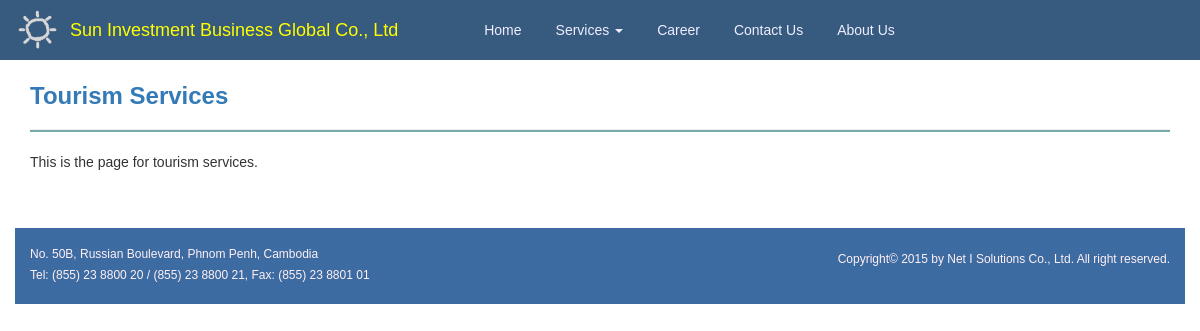
The page /page/view/1 on the database its author committed.
### tables this page shows
CREATE TABLE IF NOT EXISTS `page` (
  `pageid` int(11) NOT NULL AUTO_INCREMENT,
  `title` varchar(255) NOT NULL,
  `description` longtext NOT NULL,
  `url` varchar(255) NOT NULL,
  PRIMARY KEY (`pageid`)
);

CREATE TABLE IF NOT EXISTS `footer` (
  `id` int(11) NOT NULL AUTO_INCREMENT,
  `address` text,
  `copyright` text,
  PRIMARY KEY (`id`)
);

### sunweb/controllers/Page.php (called while the page is built, shortened)
<?php
class Page extends CI_Controller{
    public function __construct() {
        $this->load->model('PageModel');
        $this->load->model('MenuModel');
    }
    public function view()
    {
        $id = $this->uri->segment(3);
        $data['menus'] = $this->MenuModel->getMainMenu();
        $data['page'] = $this->PageModel->getPageById($id);
        $data['subs'] = $this->MenuModel->getSubMenu();
		$page = $data['page'];
		$data['title'] = $page[0]->title;
        $data['MyClass'] =  $this;
        $this->load->view('template/header', $data);
        $this->load->view('template/page-view');
        $this->load->view('template/footer');
    }
}

### index.php (called while the page is built, shortened)
<?php
require_once BASEPATH.'core/CI.php';

### sunsys/core/Controller.php (called while the page is built, shortened)
<?php
class CI_Controller {
	private static $instance;
	public function __construct()
	{
		self::$instance =& $this;
	}
	public static function &get_instance()
	{
		return self::$instance;
	}
}

### sunsys/core/Model.php (called while the page is built, shortened)
<?php
class CI_Model {
	public function __get($key)
	{
		return get_instance()->$key;
	}
}

### sunsys/database/DB_query_builder.php (called while the page is built, shortened)
<?php
abstract class CI_DB_query_builder extends CI_DB_driver {
	protected $qb_select			= array();
	protected $qb_distinct			= FALSE;
	protected $qb_from			= array();
	protected $qb_orderby			= array();
	protected $qb_caching				= FALSE;
	public function from($from)
	{
		foreach ((array) $from as $val)
		{
			if (strpos($val, ',') !== FALSE)
			{
				foreach (explode(',', $val) as $v)
				{
					$v = trim($v);
					$this->_track_aliases($v);
					$this->qb_from[] = $v = $this->protect_identifiers($v, TRUE, NULL, FALSE);
					if ($this->qb_caching === TRUE)
					{
						$this->qb_cache_from[] = $v;
						$this->qb_cache_exists[] = 'from';
					}
				}
			}
			else
			{
				$val = trim($val);
				$this->qb_from[] = $val = $this->protect_identifiers($val, TRUE, NULL, FALSE);
			}
		}
		return $this;
	}
	public function where($key, $value = NULL, $escape = NULL)
	{
		return $this->_wh('qb_where', $key, $value, 'AND ', $escape);
	}
	protected function _wh($qb_key, $key, $value = NULL, $type = 'AND ', $escape = NULL)
	{
		$qb_cache_key = ($qb_key === 'qb_having') ? 'qb_cache_having' : 'qb_cache_where';
		is_bool($escape) OR $escape = $this->_protect_identifiers;
		foreach ($key as $k => $v)
		{
			$prefix = (count($this->$qb_key) === 0 && count($this->$qb_cache_key) === 0)
				? $this->_group_get_type('')
				: $this->_group_get_type($type);
			if ($v !== NULL)
			{
				if ($escape === TRUE)
				{
					$v = ' '.$this->escape($v);
				}
				if ( ! $this->_has_operator($k))
				{
					$k .= ' = ';
				}
			}
			elseif ( ! $this->_has_operator($k))
			{
				$k .= ' IS NULL';
			}
			elseif (preg_match('/\s*(!?=|<>|IS(?:\s+NOT)?)\s*$/i', $k, $match, PREG_OFFSET_CAPTURE))
			{
				$k = substr($k, 0, $match[0][1]).($match[1][0] === '=' ? ' IS NULL' : ' IS NOT NULL');
			}
		}
		return $this;
	}
	protected function _group_get_type($type)
	{
		return $type;
	}
	public function order_by($orderby, $direction = '', $escape = NULL)
	{
		$direction = strtoupper(trim($direction));
		if ($direction === 'RANDOM')
		{
			$direction = '';
			$orderby = ctype_digit((string) $orderby)
				? sprintf($this->_random_keyword[1], $orderby)
				: $this->_random_keyword[0];
		}
		elseif (empty($orderby))
		{
			return $this;
		}
		elseif ($direction !== '')
		{
			$direction = in_array($direction, array('ASC', 'DESC'), TRUE) ? ' '.$direction : '';
		}
		is_bool($escape) OR $escape = $this->_protect_identifiers;
		if ($escape === FALSE)
		{
			$qb_orderby[] = array('field' => $orderby, 'direction' => $direction, 'escape' => FALSE);
		}
		else
		{
			$qb_orderby = array();
			foreach (explode(',', $orderby) as $field)
			{
				$qb_orderby[] = ($direction === '' && preg_match('/\s+(ASC|DESC)$/i', rtrim($field), $match, PREG_OFFSET_CAPTURE))
					? array('field' => ltrim(substr($field, 0, $match[0][1])), 'direction' => ' '.$match[1][0], 'escape' => TRUE)
					: array('field' => trim($field), 'direction' => $direction, 'escape' => TRUE);
			}
		}
		$this->qb_orderby = array_merge($this->qb_orderby, $qb_orderby);
		return $this;
	}
	public function get_where($table = '', $where = NULL, $limit = NULL, $offset = NULL)
	{
		$result = $this->query($this->_compile_select());
		return $result;
	}
	protected function _compile_select($select_override = FALSE)
	{
		if ($select_override !== FALSE)
		{
			$sql = $select_override;
		}
		else
		{
			$sql = ( ! $this->qb_distinct) ? 'SELECT ' : 'SELECT DISTINCT ';
			if (count($this->qb_select) === 0)
			{
				$sql .= '*';
			}
		}
		if (count($this->qb_from) > 0)
		{
			$sql .= "\nFROM ".$this->_from_tables();
		}
		$sql .= $this->_compile_wh('qb_where')
			.$this->_compile_group_by()
			.$this->_compile_wh('qb_having')
			.$this->_compile_order_by();
		return $sql;
	}
	protected function _compile_wh($qb_key)
	{
		if (count($this->$qb_key) > 0)
		{
			for ($i = 0, $c = count($this->$qb_key); $i < $c; $i++)
			{
				$conditions = preg_split(
					'/((?:^|\s+)AND\s+|(?:^|\s+)OR\s+)/i',
					$this->{$qb_key}[$i]['condition'],
					-1,
					PREG_SPLIT_DELIM_CAPTURE | PREG_SPLIT_NO_EMPTY
				);
				for ($ci = 0, $cc = count($conditions); $ci < $cc; $ci++)
				{
					if (($op = $this->_get_operator($conditions[$ci])) === FALSE
						OR ! preg_match('/^(\(?)(.*)('.preg_quote($op, '/').')\s*(.*(?<!\)))?(\)?)$/i', $conditions[$ci], $matches))
					{
						continue;
					}
					if ( ! empty($matches[4]))
					{
						$this->_is_literal($matches[4]) OR $matches[4] = $this->protect_identifiers(trim($matches[4]));
						$matches[4] = ' '.$matches[4];
					}
					$conditions[$ci] = $matches[1].$this->protect_identifiers(trim($matches[2]))
						.' '.trim($matches[3]).$matches[4].$matches[5];
				}
			}
			return ($qb_key === 'qb_having' ? "\nHAVING " : "\nWHERE ")
				.implode("\n", $this->$qb_key);
		}
		return '';
	}
	protected function _compile_group_by()
	{
		return '';
	}
	protected function _compile_order_by()
	{
		if (is_array($this->qb_orderby) && count($this->qb_orderby) > 0)
		{
			for ($i = 0, $c = count($this->qb_orderby); $i < $c; $i++)
			{
				if ($this->qb_orderby[$i]['escape'] !== FALSE && ! $this->_is_literal($this->qb_orderby[$i]['field']))
				{
					$this->qb_orderby[$i]['field'] = $this->protect_identifiers($this->qb_orderby[$i]['field']);
				}
				$this->qb_orderby[$i] = $this->qb_orderby[$i]['field'].$this->qb_orderby[$i]['direction'];
			}
			return $this->qb_orderby = "\nORDER BY ".implode(', ', $this->qb_orderby);
		}
		elseif (is_string($this->qb_orderby))
		{
			return $this->qb_orderby;
		}
		return '';
	}
	protected function _is_literal($str)
	{
		$str = trim($str);
		static $_str;
		if (empty($_str))
		{
			$_str = ($this->_escape_char !== '"')
				? array('"', "'") : array("'");
		}
		return in_array($str[0], $_str, TRUE);
	}
}

### sunsys/database/DB_driver.php (called while the page is built, shortened)
<?php
abstract class CI_DB_driver {
	public $char_set		= 'utf8';
	public $pconnect		= FALSE;
	public $db_debug		= FALSE;
	public $save_queries		= TRUE;
	protected $_trans_depth		= 0;
	protected $_protect_identifiers		= TRUE;
	protected $_reserved_identifiers	= array('*');
	protected $_escape_char = '"';
	protected $_like_escape_str = " ESCAPE '%s' ";
	protected $_like_escape_chr = '!';
	public function initialize()
	{
		$this->conn_id = $this->db_connect($this->pconnect);
		return $this->db_set_charset($this->char_set);
	}
	public function db_set_charset($charset)
	{
		return TRUE;
	}
	public function query($sql, $binds = FALSE, $return_object = NULL)
	{
		$time_start = microtime(TRUE);
		if (FALSE === ($this->result_id = $this->simple_query($sql)))
		{
			if ($this->save_queries === TRUE)
			{
				$this->query_times[] = 0;
			}
			if ($this->_trans_depth !== 0)
			{
				$this->_trans_status = FALSE;
			}
			$error = $this->error();
			log_message('error', 'Query error: '.$error['message'].' - Invalid query: '.$sql);
			if ($this->db_debug)
			{
				if ($this->_trans_depth !== 0)
				{
					do
					{
						$this->trans_complete();
					}
					while ($this->_trans_depth !== 0);
				}
				return $this->display_error(array('Error Number: '.$error['code'], $error['message'], $sql));
			}
			return FALSE;
		}
		$time_end = microtime(TRUE);
		$RES		= new $driver($this);
		return $RES;
	}
	public function simple_query($sql)
	{
		return $this->_execute($sql);
	}
	public function is_write_type($sql)
	{
		return (bool) preg_match('/^\s*"?(SET|INSERT|UPDATE|DELETE|REPLACE|CREATE|DROP|TRUNCATE|LOAD|COPY|ALTER|RENAME|GRANT|REVOKE|LOCK|UNLOCK|REINDEX)\s/i', $sql);
	}
	public function escape($str)
	{
		if (is_array($str))
		{
			$str = array_map(array(&$this, 'escape'), $str);
			return $str;
		}
		elseif (is_string($str) OR (is_object($str) && method_exists($str, '__toString')))
		{
			return "'".$this->escape_str($str)."'";
		}
		elseif (is_bool($str))
		{
			return ($str === FALSE) ? 0 : 1;
		}
		elseif ($str === NULL)
		{
			return 'NULL';
		}
		return $str;
	}
	public function escape_str($str, $like = FALSE)
	{
		$str = $this->_escape_str($str);
		return $str;
	}
	public function escape_identifiers($item)
	{
		static $preg_ec = array();
		if (empty($preg_ec))
		{
			if (is_array($this->_escape_char))
			{
				$preg_ec = array(
					preg_quote($this->_escape_char[0], '/'),
					preg_quote($this->_escape_char[1], '/'),
					$this->_escape_char[0],
					$this->_escape_char[1]
				);
			}
			else
			{
				$preg_ec[0] = $preg_ec[1] = preg_quote($this->_escape_char, '/');
				$preg_ec[2] = $preg_ec[3] = $this->_escape_char;
			}
		}
		return preg_replace('/'.$preg_ec[0].'?([^'.$preg_ec[1].'\.]+)'.$preg_ec[1].'?(\.)?/i', $preg_ec[2].'$1'.$preg_ec[3].'$2', $item);
	}
	protected function _has_operator($str)
	{
		return (bool) preg_match('/(<|>|!|=|\sIS NULL|\sIS NOT NULL|\sEXISTS|\sBETWEEN|\sLIKE|\sIN\s*\(|\s)/i', trim($str));
	}
	protected function _get_operator($str)
	{
		static $_operators;
		if (empty($_operators))
		{
			$_les = ($this->_like_escape_str !== '')
				? '\s+'.preg_quote(trim(sprintf($this->_like_escape_str, $this->_like_escape_chr)), '/')
				: '';
			$_operators = array(
				'\s*(?:<|>|!)?=\s*',
				'\s*<>?\s*',
				'\s*>\s*',
				'\s+IS NULL',
				'\s+IS NOT NULL',
				'\s+EXISTS\s*\([^\)]+\)',
				'\s+NOT EXISTS\s*\([^\)]+\)',
				'\s+BETWEEN\s+',
				'\s+IN\s*\([^\)]+\)',
				'\s+NOT IN\s*\([^\)]+\)',
				'\s+LIKE\s+\S.*('.$_les.')?',
				'\s+NOT LIKE\s+\S.*('.$_les.')?'
			);
		}
		return preg_match('/'.implode('|', $_operators).'/i', $str, $match)
			? $match[0] : FALSE;
	}
	public function protect_identifiers($item, $prefix_single = FALSE, $protect_identifiers = NULL, $field_exists = TRUE)
	{
		if ( ! is_bool($protect_identifiers))
		{
			$protect_identifiers = $this->_protect_identifiers;
		}
		$item = preg_replace('/\s+/', ' ', trim($item));
		if ($offset = strripos($item, ' AS '))
		{
			$alias = ($protect_identifiers)
				? substr($item, $offset, 4).$this->escape_identifiers(substr($item, $offset + 4))
				: substr($item, $offset);
			$item = substr($item, 0, $offset);
		}
		elseif ($offset = strrpos($item, ' '))
		{
			$alias = ($protect_identifiers)
				? ' '.$this->escape_identifiers(substr($item, $offset + 1))
				: substr($item, $offset);
			$item = substr($item, 0, $offset);
		}
		else
		{
			$alias = '';
		}
		if ($protect_identifiers === TRUE && ! in_array($item, $this->_reserved_identifiers))
		{
			$item = $this->escape_identifiers($item);
		}
		return $item.$alias;
	}
}

### sunsys/database/drivers/mysqli/mysqli_driver.php (called while the page is built, shortened)
<?php
class CI_DB_mysqli_driver extends CI_DB {
	public $compress = FALSE;
	public function db_connect($persistent = FALSE)
	{
		if ($this->hostname[0] === '/')
		{
			$hostname = NULL;
			$port = NULL;
			$socket = $this->hostname;
		}
		else
		{
			$hostname = ($persistent === TRUE && is_php('5.3'))
				? 'p:'.$this->hostname : $this->hostname;
			$port = empty($this->port) ? NULL : $this->port;
			$socket = NULL;
		}
		$client_flags = ($this->compress === TRUE) ? MYSQLI_CLIENT_COMPRESS : 0;
		$mysqli = mysqli_init();
		$mysqli->options(MYSQLI_OPT_CONNECT_TIMEOUT, 10);
		if ($mysqli->real_connect($hostname, $this->username, $this->password, $this->database, $port, $socket, $client_flags))
		{
			return $mysqli;
		}
		return FALSE;
	}
	protected function _execute($sql)
	{
		return $this->conn_id->query($this->_prep_query($sql));
	}
	protected function _prep_query($sql)
	{
		return $sql;
	}
	protected function _escape_str($str)
	{
		return $this->conn_id->real_escape_string($str);
	}
	protected function _from_tables()
	{
		return implode(', ', $this->qb_from);
	}
}

### sunweb/models/MenuModel.php (called while the page is built, shortened)
<?php
class MenuModel extends CI_Model{
    public function getMainMenu(){
        $this->db->order_by('orderno','asc');
        $query = $this->db->get_where('menu',array('type'=>'main'));
        return $query->result();
    }
}

### sunweb/ui/template/page-view.php (the view)
<div class="row">
    <div class="col-sm-12">
        <h3 class="text-primary"><b><?php echo $page[0]->title; ?></b></h3>
        <hr class="hr" />
    </div>
</div>
<div class="row">
    <div class="col-sm-12">
        <?php echo $page[0]->description; ?>
    </div>
</div>

### sunweb/ui/template/footer.php
<?php
 $con = mysqli_connect($this->db->hostname,$this->db->username,$this->db->password,$this->db->database);
 $sql ="select * from footer";
 $result = mysqli_query($con, $sql);
 $address = "";
 $copyright = "";
 while($row=  mysqli_fetch_array($result)){
     $address = $row[1];
     $copyright=$row[2];
 }
?>
</div>
<div class="container">
    <div class="row footer">
        <div class="col-sm-12 col-xs-12 col-md-6" style="padding-top: 15px">
				<?php echo $address; ?>
        </div>
        <div class="col-sm-12 col-xs-12 col-md-6">
              <?php echo $copyright; ?>
        </div>
    </div>
</div>
</body>
</html>

### assets/css/custom.css (style rules this page uses)
.footer { background: url(footer-bg.png) repeat; }
.hr { background: #7AA; height: 2px; }

### assets/flexi/css/style.css (style rules this page uses)
body { background:#fff; font-family:Arial, sans-serif; }
p { margin-bottom:20px; }

### rows shown on the page
page: title "Tourism Services", description "This is the page for tourism services."
footer: address "No. 50B, Russian Boulevard, Phnom Penh, Cambodia Tel: (855) 23 8800 20 / (855) 23 8800 21, Fax: (855) 23 8801 01", copyright "Copyright© 2015 by Net I Solutions Co., Ltd. All right reserved."
